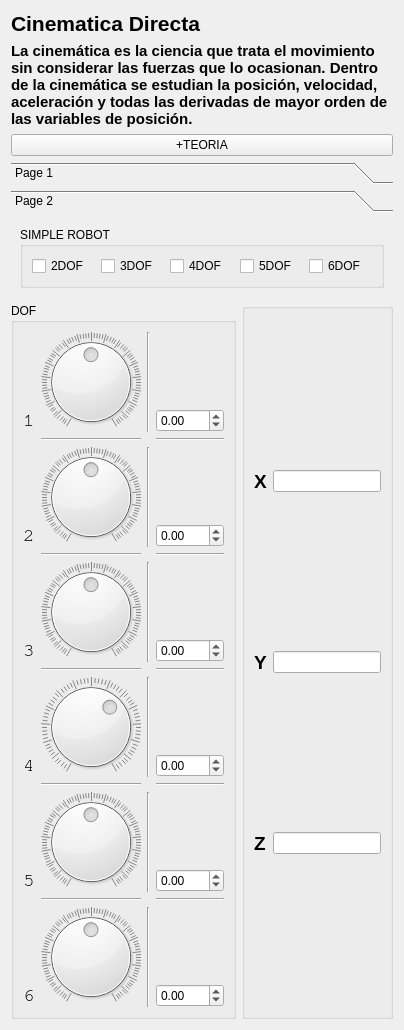
            <widget class="QWidget" name="tab_2">
             <attribute name="title">
              <string>CINEMATICA DIRECTA</string>
             </attribute>
             <layout class="QGridLayout" name="gridLayout_13">
              <item row="0" column="0">
               <layout class="QGridLayout" name="gridLayout_11">
                <item row="2" column="0">
                 <widget class="QPushButton" name="pushButton_3">
                  <property name="text">
                   <string>+TEORIA</string>
                  </property>
                 </widget>
                </item>
                <item row="1" column="0">
                 <widget class="QLabel" name="label_6">
                  <property name="font">
                   <font>
                    <pointsize>11</pointsize>
                    <weight>75</weight>
                    <bold>true</bold>
                   </font>
                  </property>
                  <property name="text">
                   <string>La cinemática es la ciencia que trata el movimiento sin considerar las fuerzas que lo ocasionan. Dentro de la cinemática se estudian la posición, velocidad, aceleración y todas las derivadas de mayor orden de las variables de posición. </string>
                  </property>
                  <property name="textFormat">
                   <enum>Qt::RichText</enum>
                  </property>
                  <property name="wordWrap">
                   <bool>true</bool>
                  </property>
                 </widget>
                </item>
                <item row="0" column="0">
                 <widget class="QLabel" name="label_7">
                  <property name="font">
                   <font>
                    <pointsize>16</pointsize>
                    <weight>75</weight>
                    <bold>true</bold>
                   </font>
                  </property>
                  <property name="text">
                   <string>Cinematica Directa</string>
                  </property>
                 </widget>
                </item>
                <item row="3" column="0">
                 <widget class="QToolBox" name="toolBox">
                  <property name="currentIndex">
                   <number>1</number>
                  </property>
                  <widget class="QWidget" name="page">
                   <property name="geometry">
                    <rect>
                     <x>0</x>
                     <y>0</y>
                     <width>523</width>
                     <height>79</height>
                    </rect>
                   </property>
                   <attribute name="label">
                    <string>Page 1</string>
                   </attribute>
                   <layout class="QGridLayout" name="gridLayout_17">
                    <item row="0" column="0">
                     <widget class="QGroupBox" name="gridGroupBox_3">
                      <property name="title">
                       <string>ROBOTS INDUSTRIALES</string>
                      </property>
                      <layout class="QGridLayout" name="gridLayout_3">
                       <item row="0" column="0">
                        <widget class="QCheckBox" name="checkBox2DOFI">
                         <property name="text">
                          <string>ABB IRB5400</string>
                         </property>
                        </widget>
                       </item>
                       <item row="0" column="1">
                        <widget class="QCheckBox" name="checkBox3DOFI">
                         <property name="text">
                          <string>MM BMDA3</string>
                         </property>
                        </widget>
                       </item>
                       <item row="0" column="2">
                        <widget class="QCheckBox" name="checkBox4DOFI">
                         <property name="text">
                          <string>KK KR210</string>
                         </property>
                        </widget>
                       </item>
                       <item row="0" column="3">
                        <widget class="QCheckBox" name="checkBox5DOFI">
                         <property name="text">
                          <string>MM MH5</string>
                         </property>
                        </widget>
                       </item>
                       <item row="0" column="4">
                        <widget class="QCheckBox" name="checkBox6DOFI">
                         <property name="text">
                          <string>ABB IRB120</string>
                         </property>
                        </widget>
                       </item>
                      </layout>
                     </widget>
                    </item>
                   </layout>
                  </widget>
                  <widget class="QWidget" name="page_2">
                   <property name="geometry">
                    <rect>
                     <x>0</x>
                     <y>0</y>
                     <width>361</width>
                     <height>79</height>
                    </rect>
                   </property>
                   <attribute name="label">
                    <string>Page 2</string>
                   </attribute>
                   <layout class="QGridLayout" name="gridLayout_8">
                    <item row="0" column="0">
                     <widget class="QGroupBox" name="gridGroupBox_2">
                      <property name="title">
                       <string>SIMPLE ROBOT</string>
                      </property>
                      <layout class="QGridLayout" name="gridLayout_4">
                       <item row="1" column="1">
                        <widget class="QCheckBox" name="checkBox3DOFs">
                         <property name="text">
                          <string>3DOF</string>
                         </property>
                        </widget>
                       </item>
                       <item row="1" column="2">
                        <widget class="QCheckBox" name="checkBox4DOFs">
                         <property name="text">
                          <string>4DOF</string>
                         </property>
                        </widget>
                       </item>
                       <item row="1" column="3">
                        <widget class="QCheckBox" name="checkBox5DOFs">
                         <property name="text">
                          <string>5DOF</string>
                         </property>
                        </widget>
                       </item>
                       <item row="1" column="4">
                        <widget class="QCheckBox" name="checkBox6DOFs">
                         <property name="text">
                          <string>6DOF</string>
                         </property>
                        </widget>
                       </item>
                       <item row="1" column="0">
                        <widget class="QCheckBox" name="checkBox2DOFs">
                         <property name="text">
                          <string>2DOF</string>
                         </property>
                        </widget>
                       </item>
                      </layout>
                     </widget>
                    </item>
                   </layout>
                  </widget>
                 </widget>
                </item>
               </layout>
              </item>
              <item row="1" column="0">
               <layout class="QGridLayout" name="gridLayout_12">
                <item row="1" column="0">
                 <widget class="QGroupBox" name="gridGroupBox">
                  <property name="title">
                   <string>DOF</string>
                  </property>
                  <layout class="QGridLayout" name="gridLayout_5">
                   <item row="11" column="3">
                    <widget class="QDoubleSpinBox" name="spinBox4DOF">
                     <property name="minimum">
                      <double>-180.000000000000000</double>
                     </property>
                     <property name="maximum">
                      <double>180.000000000000000</double>
                     </property>
                    </widget>
                   </item>
                   <item row="10" column="2" rowspan="2" colspan="2">
                    <widget class="Line" name="line_6">
                     <property name="orientation">
                      <enum>Qt::Vertical</enum>
                     </property>
                    </widget>
                   </item>
                   <item row="17" column="2" rowspan="2">
                    <widget class="Line" name="line_8">
                     <property name="orientation">
                      <enum>Qt::Vertical</enum>
                     </property>
                    </widget>
                   </item>
                   <item row="18" column="3">
                    <widget class="QDoubleSpinBox" name="spinBox6DOF">
                     <property name="minimum">
                      <double>-180.000000000000000</double>
                     </property>
                     <property name="maximum">
                      <double>180.000000000000000</double>
                     </property>
                    </widget>
                   </item>
                   <item row="4" column="1" rowspan="2">
                    <widget class="QDial" name="dial2DOF">
                     <property name="minimum">
                      <number>-180</number>
                     </property>
                     <property name="maximum">
                      <number>180</number>
                     </property>
                     <property name="notchesVisible">
                      <bool>true</bool>
                     </property>
                    </widget>
                   </item>
                   <item row="13" column="2" rowspan="2" colspan="2">
                    <widget class="Line" name="line_7">
                     <property name="orientation">
                      <enum>Qt::Vertical</enum>
                     </property>
                    </widget>
                   </item>
                   <item row="16" column="3">
                    <widget class="Line" name="line_19">
                     <property name="orientation">
                      <enum>Qt::Horizontal</enum>
                     </property>
                    </widget>
                   </item>
                   <item row="14" column="0">
                    <widget class="QLabel" name="label_21">
                     <property name="maximumSize">
                      <size>
                       <width>16</width>
                       <height>16</height>
                      </size>
                     </property>
                     <property name="font">
                      <font>
                       <family>FreeMono</family>
                       <pointsize>14</pointsize>
                      </font>
                     </property>
                     <property name="text">
                      <string>5</string>
                     </property>
                    </widget>
                   </item>
                   <item row="5" column="0">
                    <widget class="QLabel" name="label_13">
                     <property name="maximumSize">
                      <size>
                       <width>16</width>
                       <height>16</height>
                      </size>
                     </property>
                     <property name="font">
                      <font>
                       <family>FreeMono</family>
                       <pointsize>14</pointsize>
                      </font>
                     </property>
                     <property name="text">
                      <string>2</string>
                     </property>
                    </widget>
                   </item>
                   <item row="6" column="3">
                    <widget class="Line" name="line_13">
                     <property name="orientation">
                      <enum>Qt::Horizontal</enum>
                     </property>
                    </widget>
                   </item>
                   <item row="18" column="0">
                    <widget class="QLabel" name="label_22">
                     <property name="maximumSize">
                      <size>
                       <width>16</width>
                       <height>16</height>
                      </size>
                     </property>
                     <property name="font">
                      <font>
                       <family>FreeMono</family>
                       <pointsize>14</pointsize>
                      </font>
                     </property>
                     <property name="text">
                      <string>6</string>
                     </property>
                    </widget>
                   </item>
                   <item row="8" column="3">
                    <widget class="QDoubleSpinBox" name="spinBox3DOF">
                     <property name="minimum">
                      <double>-180.000000000000000</double>
                     </property>
                     <property name="maximum">
                      <double>180.000000000000000</double>
                     </property>
                    </widget>
                   </item>
                   <item row="12" column="3">
                    <widget class="Line" name="line_17">
                     <property name="orientation">
                      <enum>Qt::Horizontal</enum>
                     </property>
                    </widget>
                   </item>
                   <item row="5" column="3">
                    <widget class="QDoubleSpinBox" name="spinBox2DOF">
                     <property name="minimum">
                      <double>-180.000000000000000</double>
                     </property>
                     <property name="maximum">
                      <double>180.000000000000000</double>
                     </property>
                    </widget>
                   </item>
                   <item row="3" column="1">
                    <widget class="Line" name="line_11">
                     <property name="orientation">
                      <enum>Qt::Horizontal</enum>
                     </property>
                    </widget>
                   </item>
                   <item row="0" column="1" rowspan="2">
                    <widget class="QDial" name="dial1DOF">
                     <property name="minimum">
                      <number>-180</number>
                     </property>
                     <property name="maximum">
                      <number>180</number>
                     </property>
                     <property name="tracking">
                      <bool>true</bool>
                     </property>
                     <property name="wrapping">
                      <bool>false</bool>
                     </property>
                     <property name="notchesVisible">
                      <bool>true</bool>
                     </property>
                    </widget>
                   </item>
                   <item row="11" column="0">
                    <widget class="QLabel" name="label_20">
                     <property name="maximumSize">
                      <size>
                       <width>16</width>
                       <height>16</height>
                      </size>
                     </property>
                     <property name="font">
                      <font>
                       <family>FreeMono</family>
                       <pointsize>14</pointsize>
                      </font>
                     </property>
                     <property name="text">
                      <string>4</string>
                     </property>
                    </widget>
                   </item>
                   <item row="7" column="2" rowspan="2" colspan="2">
                    <widget class="Line" name="line_5">
                     <property name="maximumSize">
                      <size>
                       <width>16777215</width>
                       <height>16777215</height>
                      </size>
                     </property>
                     <property name="orientation">
                      <enum>Qt::Vertical</enum>
                     </property>
                    </widget>
                   </item>
                   <item row="9" column="1">
                    <widget class="Line" name="line_14">
                     <property name="orientation">
                      <enum>Qt::Horizontal</enum>
                     </property>
                    </widget>
                   </item>
                   <item row="1" column="3">
                    <widget class="QDoubleSpinBox" name="spinBox1DOF">
                     <property name="minimum">
                      <double>-180.000000000000000</double>
                     </property>
                     <property name="maximum">
                      <double>180.000000000000000</double>
                     </property>
                    </widget>
                   </item>
                   <item row="0" column="2" rowspan="2" colspan="2">
                    <widget class="Line" name="line_10">
                     <property name="orientation">
                      <enum>Qt::Vertical</enum>
                     </property>
                    </widget>
                   </item>
                   <item row="8" column="0">
                    <widget class="QLabel" name="label_14">
                     <property name="maximumSize">
                      <size>
                       <width>16</width>
                       <height>16</height>
                      </size>
                     </property>
                     <property name="font">
                      <font>
                       <family>FreeMono</family>
                       <pointsize>14</pointsize>
                      </font>
                     </property>
                     <property name="text">
                      <string>3</string>
                     </property>
                    </widget>
                   </item>
                   <item row="10" column="1" rowspan="2">
                    <widget class="QDial" name="dial4DOF">
                     <property name="minimum">
                      <number>-180</number>
                     </property>
                     <property name="notchesVisible">
                      <bool>true</bool>
                     </property>
                    </widget>
                   </item>
                   <item row="12" column="1">
                    <widget class="Line" name="line_16">
                     <property name="orientation">
                      <enum>Qt::Horizontal</enum>
                     </property>
                    </widget>
                   </item>
                   <item row="17" column="1" rowspan="2">
                    <widget class="QDial" name="dial6DOF">
                     <property name="minimum">
                      <number>-180</number>
                     </property>
                     <property name="maximum">
                      <number>180</number>
                     </property>
                     <property name="notchTarget">
                      <double>3.699999999999999</double>
                     </property>
                     <property name="notchesVisible">
                      <bool>true</bool>
                     </property>
                    </widget>
                   </item>
                   <item row="4" column="2" rowspan="2">
                    <widget class="Line" name="line_9">
                     <property name="orientation">
                      <enum>Qt::Vertical</enum>
                     </property>
                    </widget>
                   </item>
                   <item row="1" column="0">
                    <widget class="QLabel" name="label_12">
                     <property name="maximumSize">
                      <size>
                       <width>16</width>
                       <height>16</height>
                      </size>
                     </property>
                     <property name="font">
                      <font>
                       <family>FreeMono</family>
                       <pointsize>14</pointsize>
                      </font>
                     </property>
                     <property name="text">
                      <string>1</string>
                     </property>
                    </widget>
                   </item>
                   <item row="16" column="1">
                    <widget class="Line" name="line_18">
                     <property name="orientation">
                      <enum>Qt::Horizontal</enum>
                     </property>
                    </widget>
                   </item>
                   <item row="6" column="1">
                    <widget class="Line" name="line_12">
                     <property name="orientation">
                      <enum>Qt::Horizontal</enum>
                     </property>
                    </widget>
                   </item>
                   <item row="7" column="1" rowspan="2">
                    <widget class="QDial" name="dial3DOF">
                     <property name="minimum">
                      <number>-180</number>
                     </property>
                     <property name="maximum">
                      <number>180</number>
                     </property>
                     <property name="notchesVisible">
                      <bool>true</bool>
                     </property>
                    </widget>
                   </item>
                   <item row="13" column="1" rowspan="2">
                    <widget class="QDial" name="dial5DOF">
                     <property name="minimum">
                      <number>-180</number>
                     </property>
                     <property name="maximum">
                      <number>180</number>
                     </property>
                     <property name="notchesVisible">
                      <bool>true</bool>
                     </property>
                    </widget>
                   </item>
                   <item row="3" column="3">
                    <widget class="Line" name="line_4">
                     <property name="orientation">
                      <enum>Qt::Horizontal</enum>
                     </property>
                    </widget>
                   </item>
                   <item row="14" column="3">
                    <widget class="QDoubleSpinBox" name="spinBox5DOF">
                     <property name="minimum">
                      <double>-180.000000000000000</double>
                     </property>
                     <property name="maximum">
                      <double>180.000000000000000</double>
                     </property>
                    </widget>
                   </item>
                   <item row="9" column="3">
                    <widget class="Line" name="line_15">
                     <property name="orientation">
                      <enum>Qt::Horizontal</enum>
                     </property>
                    </widget>
                   </item>
                  </layout>
                 </widget>
                </item>
                <item row="1" column="1">
                 <widget class="QGroupBox" name="gridGroupBox2">
                  <layout class="QGridLayout" name="gridLayout_2">
                   <item row="2" column="0">
                    <widget class="QLabel" name="label_11">
                     <property name="font">
                      <font>
                       <pointsize>14</pointsize>
                       <weight>75</weight>
                       <bold>true</bold>
                      </font>
                     </property>
                     <property name="text">
                      <string>Z</string>
                     </property>
                    </widget>
                   </item>
                   <item row="1" column="1">
                    <widget class="QLineEdit" name="lineEdit_2"/>
                   </item>
                   <item row="2" column="1">
                    <widget class="QLineEdit" name="lineEdit_3"/>
                   </item>
                   <item row="0" column="1">
                    <widget class="QLineEdit" name="lineEdit"/>
                   </item>
                   <item row="0" column="0">
                    <widget class="QLabel" name="label_5">
                     <property name="font">
                      <font>
                       <pointsize>14</pointsize>
                       <weight>75</weight>
                       <bold>true</bold>
                      </font>
                     </property>
                     <property name="text">
                      <string>X</string>
                     </property>
                    </widget>
                   </item>
                   <item row="1" column="0">
                    <widget class="QLabel" name="label_10">
                     <property name="font">
                      <font>
                       <pointsize>14</pointsize>
                       <weight>75</weight>
                       <bold>true</bold>
                      </font>
                     </property>
                     <property name="text">
                      <string>Y</string>
                     </property>
                    </widget>
                   </item>
                  </layout>
                 </widget>
                </item>
               </layout>
              </item>
             </layout>
            </widget>
